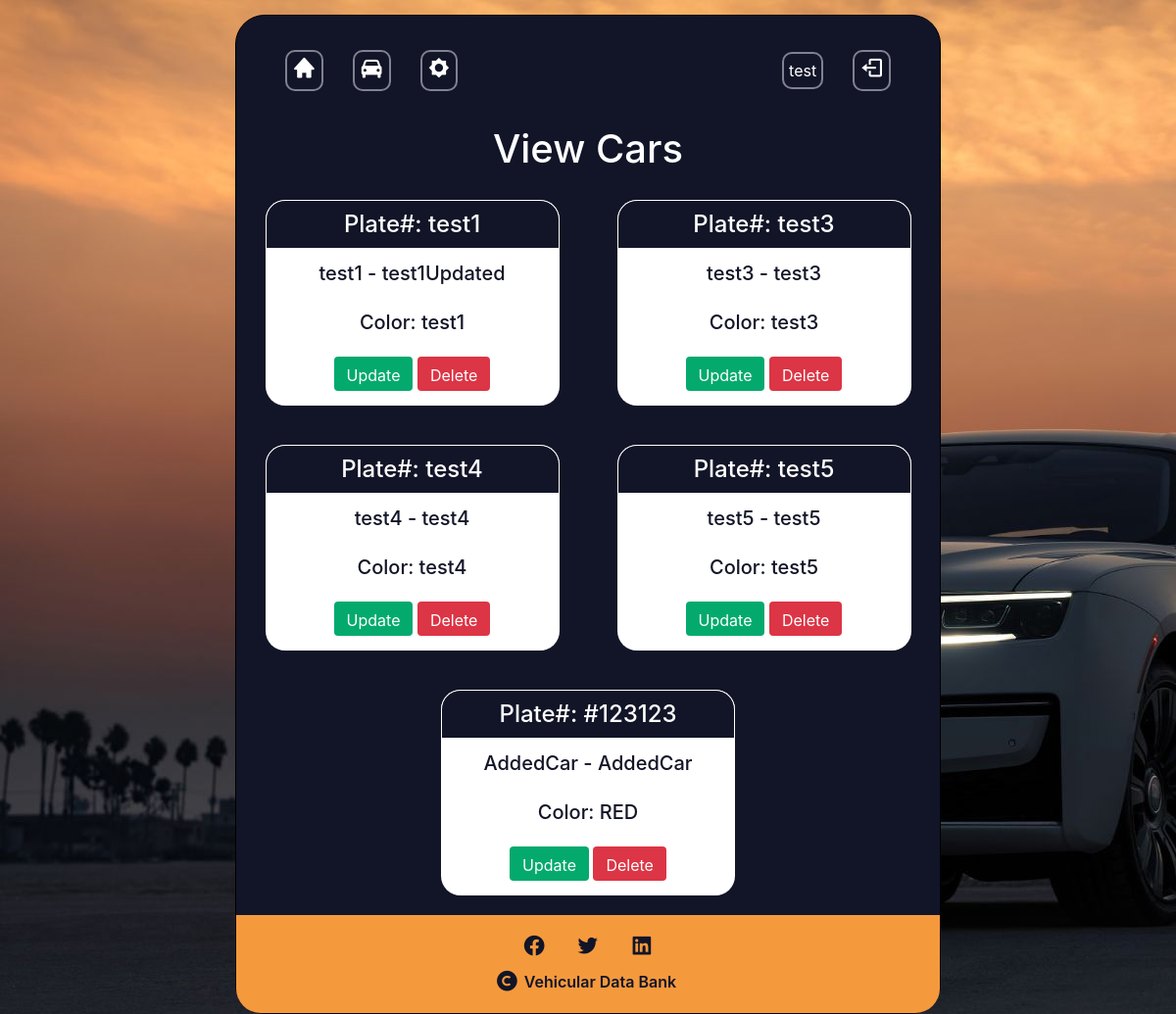
The app's page /view_car (signed in) with its own data.
### website/models.py (models this page shows, shortened)
class Car(models.Model):
    owner = models.ForeignKey(User, default="",on_delete=models.CASCADE, null=True)
    car_model = models.CharField('Car Name', max_length=120)
    car_manufacturer = models.CharField('Car Manufacturer', max_length=120)
    car_color = models.CharField('Car Color', max_length=120)
    plate_num = models.CharField('Plate Number', max_length=20)

### website/views.py (the view)
# urls.py: path('view_car', views.view_car, name="view_car"),
@login_required(login_url="/login_user")
def view_car(request):
    car_owner = request.user # get current user
    car_list = Car.objects.filter(owner = car_owner) # get data of current user
    return render(request, 'view_car.html', {'car_list': car_list})

### website/templates/view_car.html (shortened to what this page needs)
{% extends './header.html'%}
{% block header %} View Cars {% endblock %}
{% block content %}
    <div id="content-view-car">
         {% for car in car_list %}
        <div class="car-items">
              <h3 class="plate-num">Plate#: {{ car.plate_num }} </h3>
              <div class="">
                    <h5 class="car-man">{{ car.car_manufacturer }} - {{ car.car_model }}</h5>
                    <h5 class="car-col">Color: {{ car.car_color }}</h5>
                    <a href="{% url 'update_car' car.id %}" class="btn success">Update</a>
                    <a href="{% url 'delete_car' car.id %}" class="btn delete">Delete</a>
              </div>
        </div>
        {% endfor %}
    </div>
{% endblock %}

### website/templates/header.html (shortened to what this page needs)
<!DOCTYPE html>
<html lang="">
<head>
    {% load static %}
    <link rel="stylesheet" href="{% static 'style.css'%}">
    <link href='https://unpkg.com/boxicons@2.1.2/css/boxicons.min.css' rel='stylesheet'>
    <link rel="stylesheet" href="https://cdn.jsdelivr.net/npm/bootstrap@4.0.0/dist/css/bootstrap.min.css">
</head>
<body>
    <section>
        <header>
             <nav>
                <ul>
                    <div>
                        <div id="left-nav">
                        <li><a href="{% url 'index'%}"><i class='bx bxs-home bx-sm'></i>
                            </a>
                        </li>
                        <li><a href="{% url 'view_car'%}"><i class='bx bxs-car bx-sm' ></i>
                            </a>
                        </li>
                        <li><a href="{% url 'add_car'%}"><i class='bx bxs-brightness bx-sm user'></i>
                            </a>
                        </li>
                        </div>
                    </div>
                    <div>
                        <div id="right-nav">
                            <li><a href="{% url 'index'%}">{{user.username}}</a></li>
                            <li><a href="{% url 'logout_user'%}"><i class='bx bx-log-out bx-sm' ></i>
                                </a>
                            </li>
                        </div>
                    </div>
                </ul>
            </nav>
            <h1>{% block header %} {% endblock %}</h1>
        </header>
        {% block content %}
        {% endblock %}
    <footer>
        <div id="soc-med">
            <ul>
                <li><i class='bx bxl-facebook-circle bx-sm'></i></li>
                <li><i class='bx bxl-twitter bx-sm' ></i></li>
                <li><i class='bx bxl-linkedin-square bx-sm' ></i></li>
            </ul>
            <div class="copyright">
                <i class='bx bxs-copyright bx-sm' ></i>
                 <p>Vehicular Data Bank</p>
            </div>
        </div>
    </footer>
    </section>
</body>
</html>

### website/static/style.css (style rules this page uses)
body { padding-top: 15px; margin: 0; font-family: 'Inter', sans-serif; background: url("car-bg.jpg"); }
section { display: flex; flex-direction: column; background-color: #121527; border: solid black 1px; border-radius: 30px; width: 60%; height: 95%; margin: auto; padding: 0px; position: relative; color: #fff; }
h1 { font-size: 30px; font-weight: 600; color: #f5993d; text-align: center; position: relative; width: 100%; margin-top: -40px; margin-bottom: 0; }
nav { align-items: flex-start; margin-bottom: 0; }
nav ul { display: flex; justify-content: space-between; margin: 0; padding: 25px 30px; flex-wrap: wrap; color: #FFF; }
nav #left-nav, nav #right-nav { display: flex; padding: 10px 5px; text-decoration: none; }
a { color: #fff !important; }
nav ul li { list-style-type: none; margin: auto 15px; border: solid #808191 2px; border-radius: 10px; padding: 5px; position: relative; }
.success { height: 35px; border-radius: 8px; border: none; background-color: #04AA6D; color: #fff; margin-top: 10px; text-decoration: none; padding: 5px 10px; }
.delete { height: 35px; border-radius: 8px; border: none; background-color: #dc3545; color: #fff; margin-top: 10px; text-decoration: none; padding: 5px 10px; }
#content-view-car { display: flex; justify-content: center; flex-wrap: wrap; }
.car-items { border-radius: 20px; width: 300px; margin: 20px auto; text-align: center; padding: 0 0 15px 0; background-color: #fff; }
.plate-num { display: flex; margin: 0; color: #fff; background-color: #121527; border-radius: 20px 20px 0 0; border: solid #fff 1px; height: 50px; align-items: center; justify-content: center; font-size: 1.5rem; }
.car-man, .car-col { display: flex; color: #121527; height: 50px; margin: 0; justify-content: center; align-items: center; font-size: 1.25rem; }
.car-col { color: #121527; }
footer { align-items: flex-end; }
#soc-med { display: flex; flex-direction: column; height: 100px; background-color: #f5993d; border-bottom-left-radius: 25px; border-bottom-right-radius: 25px; color: #121527; font-weight: 600; }
#soc-med ul { display: flex; justify-content: center; padding: 0; margin: 5px 0 8px 0; }
#soc-med ul li { list-style-type: none; margin: 15px 15px 0 15px; }
.copyright { display: flex; justify-content: center; align-items: center; padding: 0; }
.copyright p { margin: 0 5px; }

### records on screen
Car: plate_num "test1", car_manufacturer "test1", car_model "test1Updated", car_color "test1"
Car: plate_num "test3", car_manufacturer "test3", car_model "test3", car_color "test3"
Car: plate_num "test4", car_manufacturer "test4", car_model "test4", car_color "test4"
Car: plate_num "test5", car_manufacturer "test5", car_model "test5", car_color "test5"
Car: plate_num "#123123", car_manufacturer "AddedCar", car_model "AddedCar", car_color "RED"

### other values on screen
{{ user.username }} "test"
